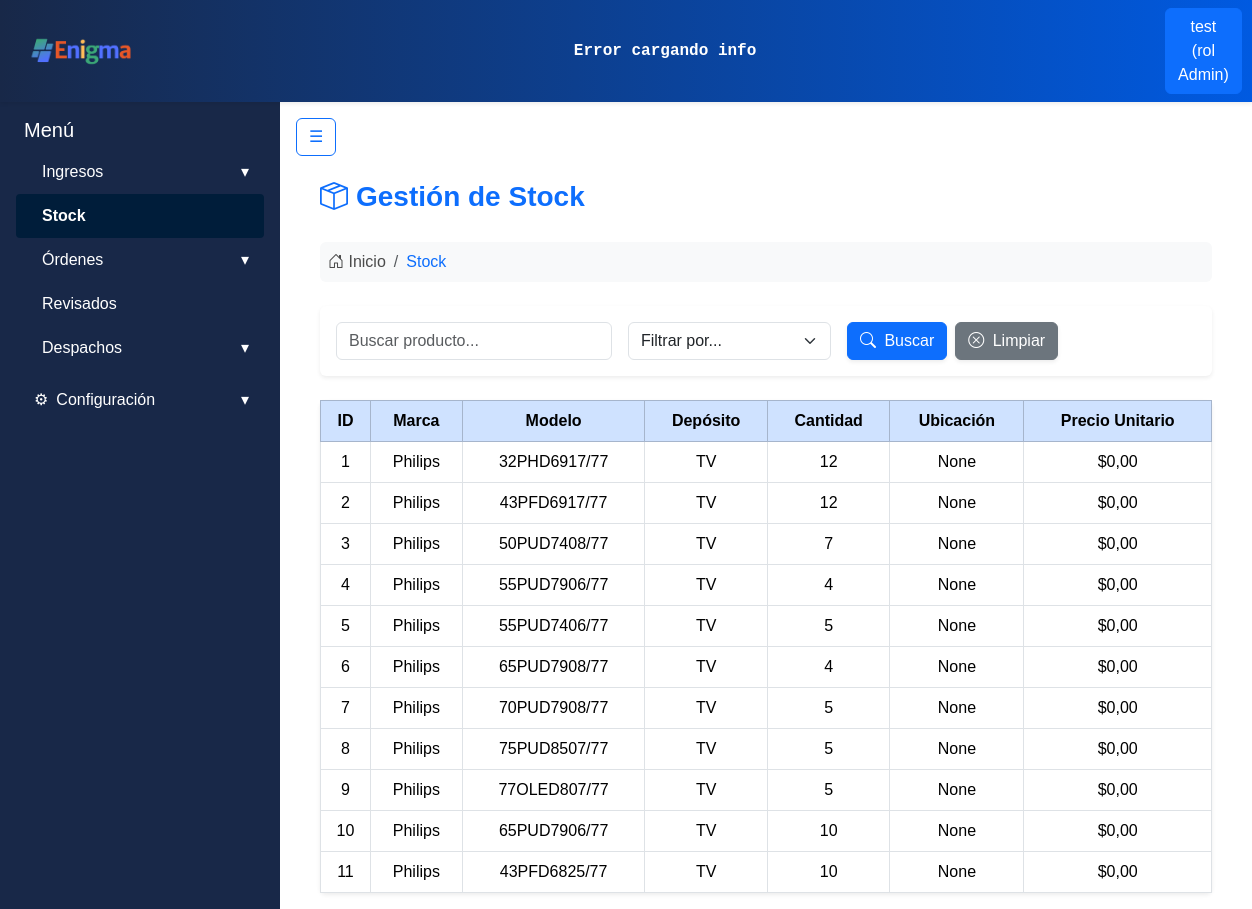
Screenshot of /stock/stock/ (signed in) with the database file from the repository.
### apps/usuarios/models.py (models this page shows, shortened)
class Usuarios(AbstractBaseUser):
    username = models.CharField('Nombre de usuario', unique= True, max_length=60)
    email = models.EmailField('Correo electronico', max_length=254, unique= True)
    nombre = models.CharField(max_length=50)
    apellido = models.CharField(max_length=50)
    rol = models.ForeignKey(Roles, on_delete=models.CASCADE)
    activo = models.BooleanField(default=True)
    is_admin = models.BooleanField(default = False)
    is_superuser = models.BooleanField(default=False)
    is_staff = models.BooleanField(default=False)
    objects = UsuariosManager()
    USERNAME_FIELD = 'username'
    REQUIRED_FIELDS = ['nombre', 'apellido', 'email'] #campos necesarios para crear la cuenta por consola

class Roles(models.Model):
    id = models.AutoField(primary_key=True)
    nombre = models.CharField(max_length=50)
    def __str__(self):
        return self.nombre

### apps/stock/models.py (models this page shows, shortened)
class StockProductos(models.Model):
    id = models.AutoField(primary_key=True)
    producto_id = models.ForeignKey('ingresos.Productos', on_delete=models.CASCADE)
    deposito_id = models.ForeignKey('stock.Depositos', on_delete=models.CASCADE)
    cantidad_total = models.IntegerField()
    ubicacion = models.CharField(max_length=100, blank=True, null=True)
    precio_unitario = models.DecimalField(max_digits=10, decimal_places=2, default=0.00)

class Depositos(models.Model):
    id = models.AutoField(primary_key=True)
    nombre = models.CharField(max_length=50)

### apps/ingresos/models.py (models this page shows, shortened)
class Productos(models.Model):
    id = models.AutoField(primary_key=True)
    marca = models.CharField(max_length=30)
    modelo = models.CharField(max_length=50, unique=True)

### apps/stock/views.py (the view, shortened to what this page needs)
# urls.py: path('stock/', login_required(StockView.as_view()), name="stock"),
class StockView(LoginRequiredMixin, View):
    def get(self, request):
        productos = StockProductos.objects.select_related('producto_id', 'deposito_id').all()
        busqueda = request.GET.get('busqueda')
        filtro = request.GET.get('filtro')
        return render(request, 'stock.html', {
            'productos': productos,
            'show_navbar': True
        })

### apps/stock/templates/stock.html (shortened to what this page needs)
{% extends "base.html" %}
{% block content %}
<div class="container-fluid px-4 mt-3">
    <div class="d-flex align-items-center mb-4">
        <i class="bi bi-box-seam fs-3 text-primary me-2"></i>
        <h3 class="fw-bold text-primary m-0">Gestión de Stock</h3>
    </div>
    <nav aria-label="breadcrumb" class="mb-4">
        <ol class="breadcrumb bg-light rounded p-2">
            <li class="breadcrumb-item">
                <i class="bi bi-house-door"></i> Inicio
            </li>
            <li class="breadcrumb-item text-primary" aria-current="page">Stock</li>
        </ol>
    </nav>
    <div class="card shadow-sm border-0 mb-4">
        <div class="card-body">
            <form method="get" class="row g-3 align-items-center">
                <div class="col-md-4 col-sm-6">
                    <input type="text" name="busqueda" class="form-control"
                           placeholder="Buscar producto..." value="{{ request.GET.busqueda }}">
                </div>
                <div class="col-md-3 col-sm-6">
                    <select name="filtro" class="form-select">
                        <option value="">Filtrar por...</option>
                    </select>
                </div>
                <div class="col-md-5 col-sm-12 d-flex gap-2 justify-content-md-start justify-content-sm-center">
                    <button type="submit" class="btn btn-primary shadow-sm">
                        <i class="bi bi-search me-1"></i> Buscar
                    </button>
                    <a href="{% url 'stock' %}" class="btn btn-secondary shadow-sm">
                        <i class="bi bi-x-circle me-1"></i> Limpiar
                    </a>
                </div>
            </form>
        </div>
    </div>
    <div class="card shadow-sm border-0">
        <div class="card-body p-0">
            <table class="table table-bordered table-hover m-0 align-middle text-center">
                <thead class="table-primary">
                    <tr>
                        <th>ID</th>
                        <th>Marca</th>
                        <th>Modelo</th>
                        <th>Depósito</th>
                        <th>Cantidad</th>
                        <th>Ubicación</th>
                        <th>Precio Unitario</th>
                    </tr>
                </thead>
                <tbody>
                    {% for producto in productos %}
                    <tr>
                        <td>{{ producto.id }}</td>
                        <td>{{ producto.producto_id.marca }}</td>
                        <td>{{ producto.producto_id.modelo }}</td>
                        <td>{{ producto.deposito_id.nombre }}</td>
                        <td>{{ producto.cantidad_total }}</td>
                        <td>{{ producto.ubicacion }}</td>
                        <td>${{ producto.precio_unitario }}</td>
                    </tr>
                    {% empty %}
                    <tr>
                        <td colspan="7" class="text-muted py-4">No se encontraron productos.</td>
                    </tr>
                    {% endfor %}
                </tbody>
            </table>
        </div>
    </div>
</div>
{% endblock %}

### templates/base.html (shortened to what this page needs)
{% load static %}
<!DOCTYPE html>
<html lang="es">
<head>
    <link href="https://cdn.jsdelivr.net/npm/bootstrap@5.3.3/dist/css/bootstrap.min.css" rel="stylesheet">
    <link rel="stylesheet" href="https://cdn.jsdelivr.net/npm/bootstrap-icons@1.10.5/font/bootstrap-icons.css">
    <link rel="stylesheet" href="{% static 'css/style.css' %}">
    <link rel="stylesheet" href="{% static 'css/ordenes.css' %}">
</head>
<body class="d-flex flex-column min-vh-100">
    {% if not is_login_page %}
        {% include 'includes/header.html' %}
    {% endif %}
    <div class="d-flex flex-grow-1">
        {% if user.is_authenticated and not is_login_page %}
            {% include 'includes/navbar.html' %}
        {% endif %}
        <main class="flex-grow-1 p-3 overflow-auto">
            {% if user.is_authenticated and not is_login_page %}
                <button class="btn btn-outline-primary mb-1" onclick="toggleSidebar()">☰</button>
            {% endif %}
            {% block content %}{% endblock %}
        </main>
    </div>
</body>
</html>

### templates/includes/header.html (shortened to what this page needs)
{% load static %}
<nav class="navbar navbar-expand-lg shadow-sm navbar-gradient">
  <div class="container-fluid">
    <a class="navbar-brand d-flex align-items-center" href="{% url 'core:dashboard' %}">
      <div class="card-header p-0 bg-transparent border-0">
        <img class="logo_form" src="{% static 'img/enigmaLogoNuevo.png' %}" alt="Enigma Logo">
      </div>
    </a>
    <div class="mx-auto text-center d-none d-lg-block">
        <div class="ticker-container text-white py-1 px-2 rounded">
            <div class="ticker" id="ticker-api">
            </div>
        </div>
    </div>
    <div class="d-flex ms-auto">
      {% if user.is_authenticated %}
        <div class="dropdown">
          <a class="btn btn-primary" href="#" role="button" id="dropdownUser" data-bs-toggle="dropdown" aria-expanded="false">
            {{ user.username }} (rol {{ user.rol }})
          </a>
        </div>
      {% else %}
        <a href="{% url 'usuarios:register' %}" class="btn btn-outline-primary me-2">Registrarse</a>
        <a href="{% url 'usuarios:login' %}" class="btn btn-outline-success">Login</a>
      {% endif %}
    </div>
  </div>
</nav>

### templates/includes/navbar.html (shortened to what this page needs)
<div id="sidebar" class=" sidebar text-white p-3" style="width: 280px;">
  <h5>
    <a class="navbar-brand d-flex align-items-center" href="{% url 'core:dashboard' %}">
       Menú
    </a>
  </h5>
  <ul class="nav flex-column">
    <li class="nav-item">
      <a class="nav-link text-white d-flex justify-content-between align-items-center"
         data-bs-toggle="collapse"
         href="#submenuIngresos"
         role="button"
         aria-expanded="false"
         aria-controls="submenuIngresos">
         Ingresos
        <span class="ms-auto">&#9662;</span>
      </a>
    </li>
    <li class="nav-item">
      <a class="nav-link text-white {% if request.resolver_match.url_name == 'stock' %}active{% endif %}" href="{% url 'stock' %}">
         Stock
      </a>
    </li>
    <li class="nav-item">
      <a class="nav-link text-white d-flex justify-content-between align-items-center"
         data-bs-toggle="collapse"
         href="#submenuOrdenes"
         role="button"
         aria-expanded="false"
         aria-controls="submenuOrdenes">
         Órdenes
        <span class="ms-auto">&#9662;</span>
      </a>
    </li>
    <li class="nav-item">
      <a class="nav-link text-white {% if request.resolver_match.url_name == 'ordenes_revisadas' %}active{% endif %}" href="{% url 'despachos:ordenes_revisadas' %}">
         Revisados
      </a>
    </li>
    <li class="nav-item">
      <a class="nav-link text-white d-flex justify-content-between align-items-center"
         data-bs-toggle="collapse"
         href="#submenuDespachos"
         role="button"
         aria-expanded="false"
         aria-controls="submenuDespachos">
         Despachos
        <span class="ms-auto">&#9662;</span>
      </a>
    </li>
    <li class="nav-item mt-2">
      <a class="nav-link text-white d-flex justify-content-between align-items-center"
        data-bs-toggle="collapse"
        href="#submenuConfiguracion"
        role="button"
        aria-expanded="false"
        aria-controls="submenuConfiguracion">
        <span class="me-2">&#9881;</span> Configuración
        <span class="ms-auto">&#9662;</span>
      </a>
    </li>
  </ul>
</div>

### static/css/style.css (style rules this page uses)
:root { --color-bg-navbar-solid:linear-gradient(90deg, #182848 0%, #005ae1 100%); }
.navbar-gradient { background: var(--color-bg-navbar-solid); }
.sidebar { background: #182848 100%; }
.logo_form { width: auto; height: 40px; margin-right: 10px; margin-left: 0.8rem; }
#sidebar { transition: all 0.3s; }
#sidebar { overflow: hidden; transition: all 0.3s ease; }
#sidebar .nav-link { transition: all 0.3s ease; padding: 10px 15px; border-left: 3px solid transparent; }
.active { background-color: #001d3a !important; font-weight: bold; border-radius: 0.25rem; }
body { font-family: Arial, sans-serif; color: #4b4b4b; }
.ticker-container { color: #E0F2FE; overflow: hidden; white-space: nowrap; position: relative; width: 1000px; font-weight: bold; font-family: monospace; border-radius: 0.25rem; }
.ticker { display: inline-block; white-space: nowrap; animation: scrollTicker 50s linear infinite; }

### rows the page displays
Usuarios: username "test", rol "Admin"
StockProductos: id "1", producto_id.marca "Philips", producto_id.modelo "32PHD6917/77", deposito_id.nombre "TV", cantidad_total "12", ubicacion "None", precio_unitario "0,00"
StockProductos: id "2", producto_id.marca "Philips", producto_id.modelo "43PFD6917/77", deposito_id.nombre "TV", cantidad_total "12", ubicacion "None", precio_unitario "0,00"
StockProductos: id "3", producto_id.marca "Philips", producto_id.modelo "50PUD7408/77", deposito_id.nombre "TV", cantidad_total "7", ubicacion "None", precio_unitario "0,00"
StockProductos: id "4", producto_id.marca "Philips", producto_id.modelo "55PUD7906/77", deposito_id.nombre "TV", cantidad_total "4", ubicacion "None", precio_unitario "0,00"
StockProductos: id "5", producto_id.marca "Philips", producto_id.modelo "55PUD7406/77", deposito_id.nombre "TV", cantidad_total "5", ubicacion "None", precio_unitario "0,00"
StockProductos: id "6", producto_id.marca "Philips", producto_id.modelo "65PUD7908/77", deposito_id.nombre "TV", cantidad_total "4", ubicacion "None", precio_unitario "0,00"
StockProductos: id "7", producto_id.marca "Philips", producto_id.modelo "70PUD7908/77", deposito_id.nombre "TV", cantidad_total "5", ubicacion "None", precio_unitario "0,00"
StockProductos: id "8", producto_id.marca "Philips", producto_id.modelo "75PUD8507/77", deposito_id.nombre "TV", cantidad_total "5", ubicacion "None", precio_unitario "0,00"
StockProductos: id "9", producto_id.marca "Philips", producto_id.modelo "77OLED807/77", deposito_id.nombre "TV", cantidad_total "5", ubicacion "None", precio_unitario "0,00"
StockProductos: id "10", producto_id.marca "Philips", producto_id.modelo "65PUD7906/77", deposito_id.nombre "TV", cantidad_total "10", ubicacion "None", precio_unitario "0,00"
StockProductos: id "11", producto_id.marca "Philips", producto_id.modelo "43PFD6825/77", deposito_id.nombre "TV", cantidad_total "10", ubicacion "None", precio_unitario "0,00"
